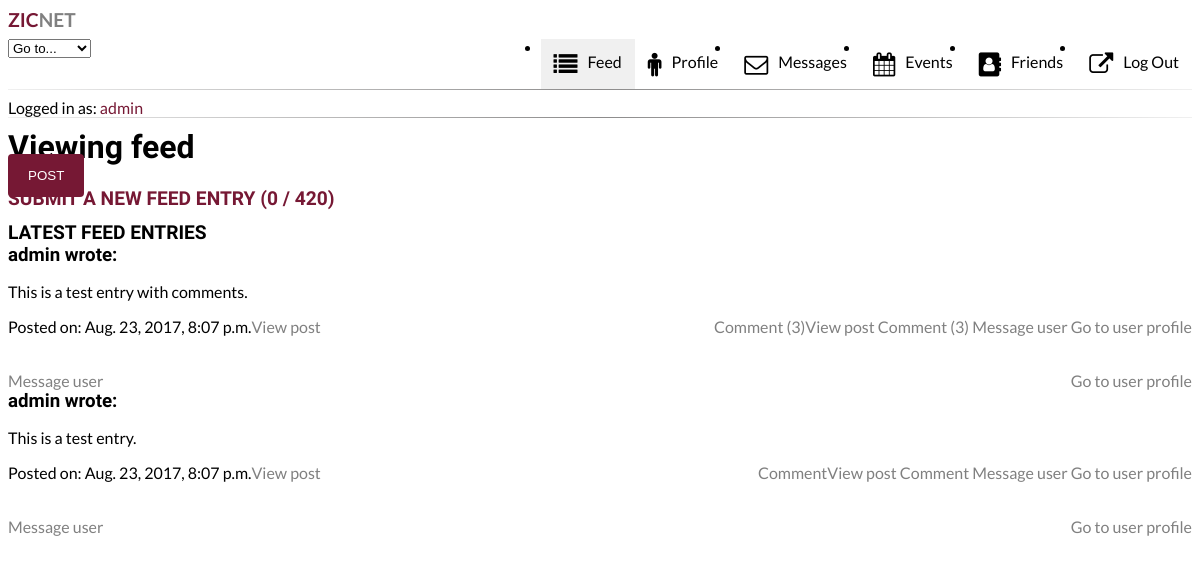
Before: /feed/ (signed in) with the older database file.
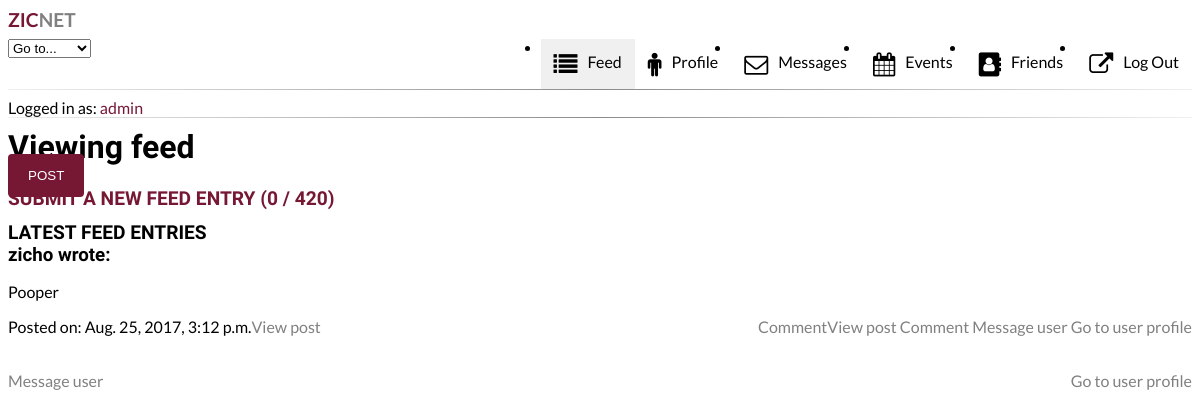
After: the same page with the newer database file.
### feed/models.py (models this page shows, shortened)
class Feed_entry(models.Model):
    body = models.TextField(max_length=20)
    author = models.ForeignKey(User)
    publish_date = models.DateTimeField(default = timezone.now)
    class Meta:
       ordering = ['-publish_date']
       verbose_name = "Feed Entry"
       verbose_name_plural = "Feed Entries"

### zicNet/views.py (the view)
# urls.py: url(r'^feed/$', feed),
@login_required(login_url='/login/')
def feed(request):
    entries = Feed_entry.objects.all().order_by('-publish_date')
    cmt_form = Feed_commentForm()
    success = False
    if request.method == 'POST':
        form = Feed_entryForm(request.POST)
        if form.is_valid():
            cd = form.cleaned_data
            Feed_entry.objects.create(body=cd['body'], author=request.user)
            form = Feed_entryForm()
            success = True
    else:
        form = Feed_entryForm()
    return render(request, 'feed.html', {'entries' : entries, 'form' : form, 'cmt_form' : cmt_form, 'success' : success })

### users/context_processors.py (called while the page is built)
def unread_messages_check(request):
    if request.user.is_authenticated():
        unread_messages = private_message.objects.all().filter(recipient=request.user).filter(unread=True)
        js_unread_messages = json.dumps(len(unread_messages))
        return {'unread_messages': unread_messages, 'js_data' : js_unread_messages}
    else:
        return {'unread_messages': 0, 'js_data' : 0}

### templates/feed.html (shortened to what this page needs)
{% extends "base.html" %}
{% load static %}
{% block content %}
    <div id="welcome">
      <h1 id="top_banner">Viewing feed</h>
</div>
<div id="banner">
    <div id="title">
    <h2 class="red" >Submit a new feed entry (<span id="counter">0</span> / 420)</h2>
    </div>
	 </div>
  <div id="feed_entry_submit">
<button id="feed_entry_submit_btn" class="btn" title="A message is required to post" input type="submit" class='button'>POST</button>
</div> <!- FEED ENTRY ENDS HERE -!>
<div id="feed">
{% if entries %}
   <h2>Latest feed entries</h2>
{% endif %}
{% for entry in entries %}
      <div id="entry" style="clear: both">
        <h3><strong>{{ entry.author.username }} wrote:</strong></h3>
        <p>{{ entry.body }}</p>
        <span style="float: left; ">
               Posted on: {{ entry.publish_date }}</span>
        <div class="stamp">
        <span style="float: right;">
              <a href="/feed/{{ entry.id }}">View post</a>
              <a id="toggle" onclick="quick_comment_toggle(entry_{{ entry.id }});" style="cursor: pointer">Comment {% if entry.comments.count != 0 %}({{ entry.comments.count }}){% endif %}</a>
              <a href="default.asp">Message user</a>
              <a href="default.asp">Go to user profile</a>
        </span>
        </div>
              <div class="mobile_stamp">
      <div class="stamp_top">
        <span style="float: left;">
              <a href="/feed/{{ entry.id }}">View post</a></span>
          <span style="float: right;">
            <a id="toggle" onclick="quick_comment_toggle(entry_{{ entry.id }});" style="cursor: pointer">Comment {% if entry.comments.count != 0 %}({{ entry.comments.count }}){% endif %}</a>
         </div><br><br><br>
               <div class="stamp_bottom">
          <span style="float: left;">
            <a href="default.asp">Message user</a></span>
          <span style="float: right;">
              <a href="default.asp">Go to user profile</a>
      </span></div>
              </div>
      </div>
{% empty %}
<div id="feed_empty">
<center><h3>No feed entries yet :(</h3></center>
</div>
{% endfor %}
    </div><!- FEED ENDS HERE -!>
    <br><br><br>
{% endblock %}

### templates/base.html (shortened to what this page needs)
{% block head %}
{% load static %}
<html>
<head>
  <link rel="stylesheet" type="text/css" href="{% static 'css/styles.css' %}">
  <link rel="stylesheet" href="https://cdnjs.cloudflare.com/ajax/libs/font-awesome/4.7.0/css/font-awesome.min.css">
</head>
{% endblock %}
{% block container %}
<div id="container">
{% block menu %}
<div id="header">
      <div id="logo">
        <h2 class="znet-banner"><a title="Go to front page" href="/"><span class="red">zic</span>Net</a></h2>
      </div>
      <div id="menu">
        <nav id="menu_nav">
          <ul id="menu_main">
            <li id="menu_logout" style="float:right"><a href="/logout"><i class="fa fa-external-link"></i>Log Out</a></li>
            <li id="menu_friends" style="float:right"><a href="#home"><i class="fa fa-address-book"></i>Friends</a></li>
            <li id="menu_events" style="float:right"><a href="#profile"><i class="fa fa-calendar"></i>Events</a></li>
            <li id="menu_messages" style="float:right"><a href="/messages"><i class="fa fa-envelope-o"></i>Messages</a></li>
            <li id="menu_profile" style="float:right"><a href="/profile"><i class="fa fa-male black"></i>Profile</a></li>
            <li id="menu_feed" style="float:right"><a href="/feed"><i class="fa fa-list"></i>Feed</a></li>
          </ul>
        </nav>
      </div>
      <div id="infostrip">
      <hr id="infobar-top">
        <span id="infobar_userinfo">Logged in as: <span class="red" style="font-size: 100%">{{ user.get_username }}</span></span>
        <hr id="infobar-bottom">
      </div>
    </div>
{% endblock %}
<div id="content">
{% block content %}{% endblock %}
</div><!- CONTAINER ENDS HERE -!>
</body>
</html>
{% endblock %}

### static/css/styles.css (style rules this page uses)
html { overflow-y: scroll; }
a { color: gray; text-decoration: none; }
h1 { font-family: 'Roboto Condensed'; font-size: 250%; }
h2 { font-family: 'Roboto Condensed'; margin-bottom: -8px; text-transform: uppercase; font-size: 120%; }
h3 { font-family: 'Roboto Condensed', monospace; margin-bottom: 8px; margin-top: 8px; }
a, p, span { font-family: 'Lato', sans-serif; }
hr { border: 0; height: 1px; background-image: -webkit-linear-gradient(left, #f0f0f0, #8c8b8b, #f0f0f0); background-image: -moz-linear-gradient(left, #f0f0f0, #8c8b8b, #f0f0f0); background-image: -ms-linear-gradient(left, #f0f0f0, #8c8b8b, #f0f0f0); background-image: -o-linear-gradient(left, #f0f0f0, #8c8b8b, #f0f0f0); margin-top: 0px; }
.black { color: black; }
.red { color: #761834; }
.active { float: right; color: black; background-color:#f0f0f0; border-bottom-left-radius: 0; border-bottom-right-radius: 0; }
.btn { background-color: #761834; color: white; padding: 14px 20px; margin: 8px 0; border: none; border-radius: 4px; cursor: pointer; transition: color 0.5s, background 0.2s; }
#counter { font-family: 'Roboto Condensed'; margin-bottom: -8px; text-transform: uppercase; }
#logo { color: black; text-decoration: none; }
#top_banner { font-size: 200%; margin-top: 16px; text-transform: none; }
#menu { height: 50px; width: 100%; }
#menu a:not(#logo) { font-family: 'Lato', sans-serif; padding: 13px; border-radius: 2px; text-decoration: none; }
#menu a:not(.active):not(#logo) { display: inline; float: right; color: black; transition: background 0.2s }
#menu i { font-size: 24px; vertical-align: middle; margin-right: 10px; }
#content { margin-top: -6px; margin-bottom: -12px; }
#feed { margin-bottom: -20px; }

Changed rows visible on the page:
removed Feed_entry: author.username "admin", body "This is a test entry with comments.", publish_date "Aug. 23, 2017, 8:07 p.m.", comments.count "3"
removed Feed_entry: author.username "admin", body "This is a test entry.", publish_date "Aug. 23, 2017, 8:07 p.m."
added Feed_entry: author.username "zicho", body "Pooper", publish_date "Aug. 25, 2017, 3:12 p.m."
